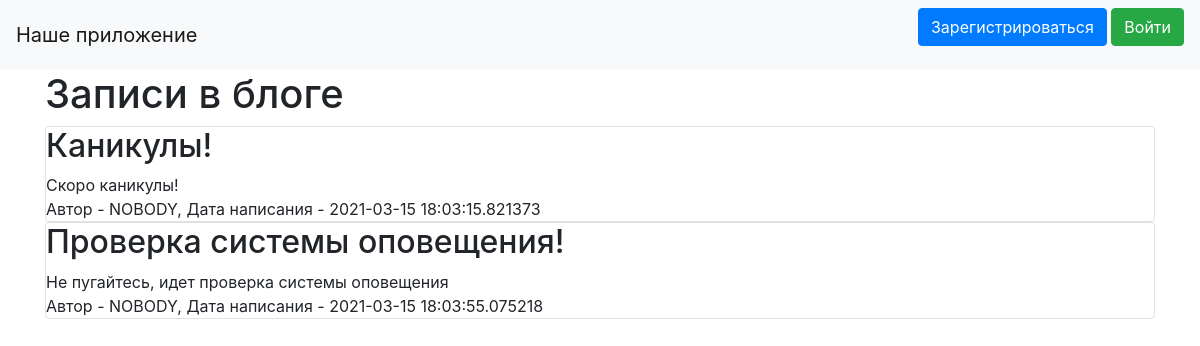
The page / on the database its author committed.
### data/news.py (models this page shows, shortened)
class News(SqlAlchemyBase, SerializerMixin):
    __tablename__ = 'news'
    id = sqlalchemy.Column(sqlalchemy.Integer,
                           primary_key=True, autoincrement=True)
    title = sqlalchemy.Column(sqlalchemy.String, nullable=True)
    content = sqlalchemy.Column(sqlalchemy.String, nullable=True)
    created_date = sqlalchemy.Column(sqlalchemy.DateTime,
                                     default=datetime.datetime.now)
    is_private = sqlalchemy.Column(sqlalchemy.Boolean, default=True)
    user_id = sqlalchemy.Column(sqlalchemy.Integer,
                                sqlalchemy.ForeignKey("users.id"))
    user = orm.relation('User')
    categories = orm.relation("Category",
                              secondary="association",
                              backref="news")

### data/users.py (models this page shows, shortened)
class User(SqlAlchemyBase, UserMixin, SerializerMixin):
    __tablename__ = 'users'
    id = sqlalchemy.Column(sqlalchemy.Integer,
                           primary_key=True, autoincrement=True)
    name = sqlalchemy.Column(sqlalchemy.String, nullable=True)
    about = sqlalchemy.Column(sqlalchemy.String, nullable=True)
    email = sqlalchemy.Column(sqlalchemy.String,
                              index=True, unique=True, nullable=True)
    hashed_password = sqlalchemy.Column(sqlalchemy.String, nullable=True)
    created_date = sqlalchemy.Column(sqlalchemy.DateTime,
                                     default=datetime.datetime.now)
    news = orm.relation("News", back_populates='user')

### main.py (the view)
@app.route("/")
def index():
    db_sess = db_session.create_session()
    if current_user.is_authenticated:
        news = db_sess.query(News).filter(
            (News.user == current_user) | (News.is_private != True))
    else:
        news = db_sess.query(News).filter(News.is_private != True)
    return render_template("index.html", news=news)

### data/db_session.py (called while the page is built)
def create_session() -> Session:
    global __factory
    return __factory()

### templates/index.html (shortened to what this page needs)
{% extends "base.html" %}
{% block content %}
<h1>Записи в блоге</h1>
{% for item in news%}
    <div class="col-md6 border rounded">
        <h2>{{item.title}}</h2>
        <div>
            {{item.content}}
        </div>
        <div>
            Автор - {{item.user.name}}, Дата написания - {{item.created_date}}
        </div>
    </div>
{% endfor %}
{% endblock %}

### templates/base.html (shortened to what this page needs)
<!doctype html>
<html lang="en">
<head>
    <link rel="stylesheet"
          href="https://stackpath.bootstrapcdn.com/bootstrap/4.4.1/css/bootstrap.min.css"
>
</head>
<body>
<header>
    <nav class="navbar navbar-light bg-light">
        <a class="navbar-brand" href="#">Наше приложение</a>
        {% if current_user.is_authenticated %}
             <a class="navbar-brand" href="/logout">{{ current_user.name }}</a>
        {% else %}
            <p>
                <a class="btn btn-primary " href="/register">Зарегистрироваться</a>
                <a class="btn btn-success" href="/login">Войти</a>
            </p>
        {% endif %}
    </nav>
</header>
<main role="main" class="container">
    {% block content %}{% endblock %}
</main>
</body>
</html>

### rows shown on the page
News: title "Каникулы!", content "Скоро каникулы!", user.name "NOBODY", created_date "2021-03-15 18:03:15.821373"
News: title "Проверка системы оповещения!", content "Не пугайтесь, идет проверка системы оповещения", user.name "NOBODY", created_date "2021-03-15 18:03:55.075218"
